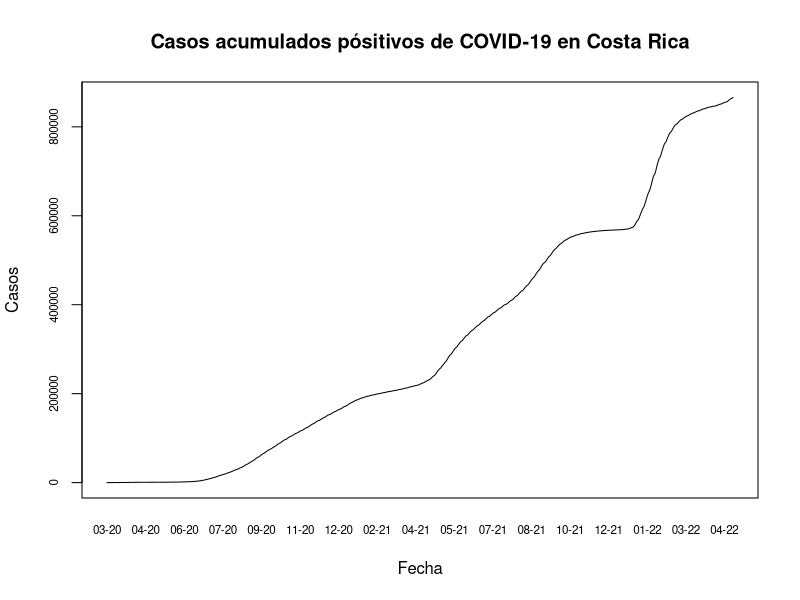
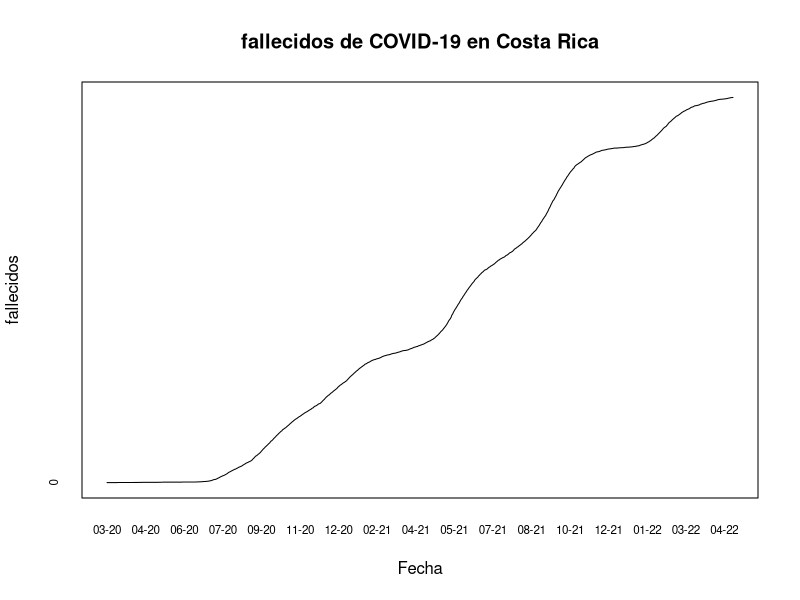
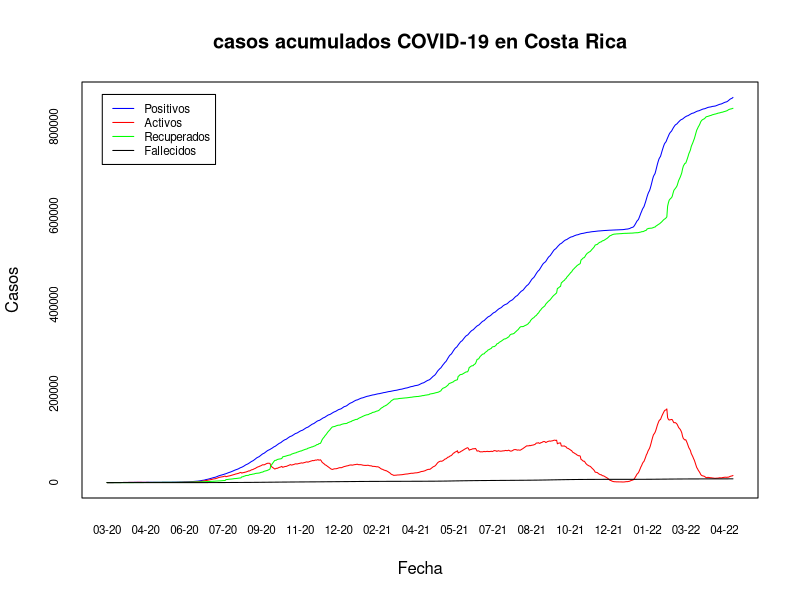

Here is the R script that generated these plots, in order:
## ---- chunk 1
knitr::opts_chunk$set(echo = TRUE)
## ---- chunk 2
covid <- read.csv(file = "05_10_22_CSV_GENERAL.csv", sep =";")
## ---- chunk 3
covid$FECHA <- as.Date(covid$FECHA, format = "%d/%m/%Y")

## ---- chunk 4
options(scipen = 7)
## ---- chunk 5
plot(covid$FECHA,
     covid$positivos,
     type = "l",
     xaxt = "n",
     yaxt = "n",
     main = "Casos acumulados pósitivos de COVID-19 en Costa Rica",
     xlab ="Fecha", 
     ylab ="Casos"
     )
axis(
  side = 1,
  covid$FECHA,
  tick = FALSE,
  format(covid$FECHA, "%m-%y"),
  cex.axis = 0.7
  )
# fromato del eje y
axis(
  side = 2,
  covid$positivos,
  labels = TRUE,  
  at = seq(0, 1000000, by = 200000),
  cex.axis = .7
)
## ---- chunk 6
plot(covid$FECHA,
     covid$fallecidos,
     type = "l",
     xaxt = "n",
     yaxt = "n",
     main = "fallecidos de COVID-19 en Costa Rica",
     xlab ="Fecha", 
     ylab ="fallecidos"
      )
# Formato eje x
axis(
  side = 1,
  covid$FECHA,
  tick = FALSE,
  format(covid$FECHA, "%m-%y"),
  cex.axis = 0.7
  )
# Formato del eje y
axis(
  side = 2,
  covid$fallecidos,
  labels = TRUE,  
  at = seq(0, 1000000, by = 200000),
  cex.axis = .7
)
## ---- chunk 7
plot(
  covid$FECHA,
     covid$positivos,
     type = "l",
     xaxt = "n",
     yaxt = "n",
     main = "casos acumulados COVID-19 en Costa Rica",
     xlab ="Fecha", 
     ylab ="Casos",
  col = "blue" 
      )
# casos activos
lines(covid$FECHA, covid$activos, col = "red")

#casos recuperados
lines(covid$FECHA, covid$RECUPERADOS, col = "green")

#casos fallecidos
lines(covid$FECHA, covid$fallecidos, col = "black")

# Leyenda
legend(
  x = "topleft",
  inset = 0.03,
  legend = c("Positivos", "Activos", "Recuperados", "Fallecidos"),
  col = c("blue", "red", "green", "black"),
  lty = 1,
  cex = 0.7
)

# Formato eje x
axis(
  side = 1,
  covid$FECHA,
  tick = FALSE,
  format(covid$FECHA, "%m-%y"),
  cex.axis = 0.7
  )
# Formato del eje y
axis(
  side = 2,
  covid$fallecidos,
  labels = TRUE,  
  at = seq(0, 1000000, by = 200000),
  cex.axis = .7
)

